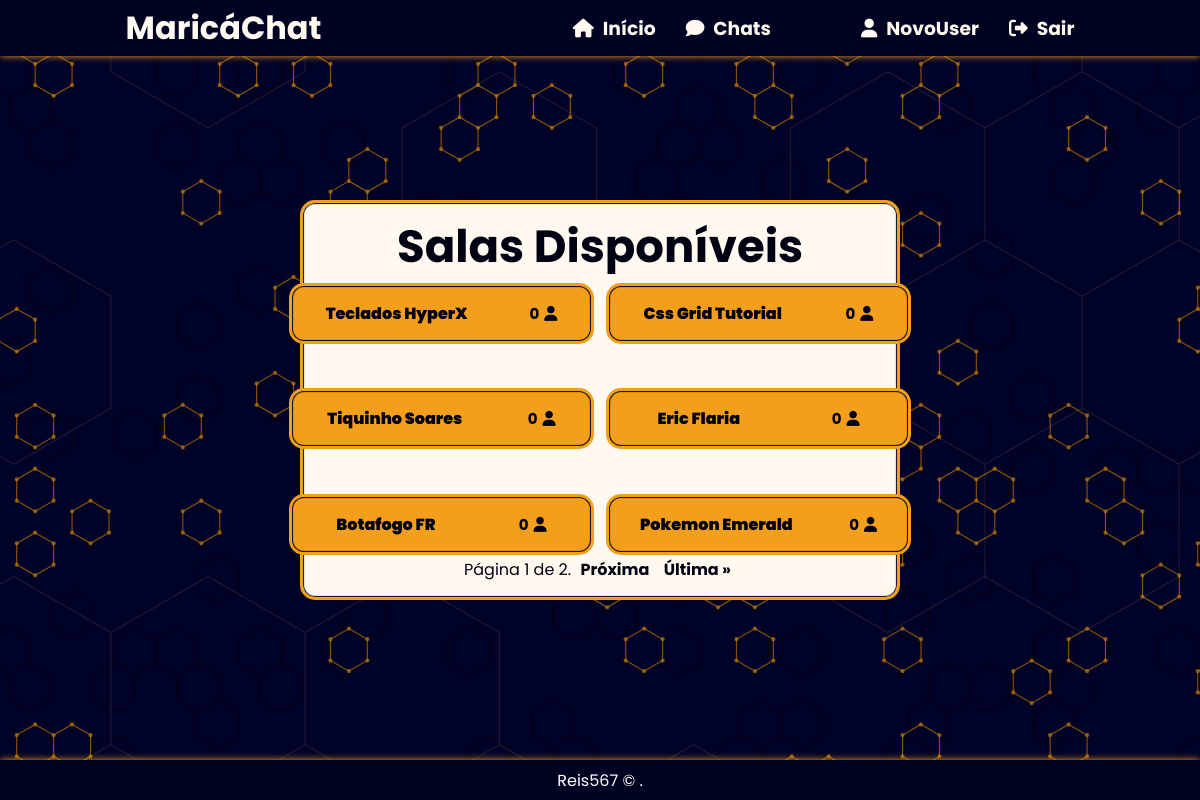
Screenshot of /chat/rooms/ (signed in) with the database file from the repository.
### chat/models.py (models this page shows, shortened)
class Room(models.Model):
    class Meta:
        verbose_name = 'Sala'
        verbose_name_plural = 'Salas'
    name = models.CharField(max_length=20)
    slug = models.SlugField(max_length=50)
    users = models.ManyToManyField(User)
    def get_user_count(self):
        return self.users.count()

### chat/views.py (the view)
# urls.py: path('rooms/', views.rooms, name='rooms'),
@login_required
def rooms(request):
    room_list = Room.objects.all().order_by('-pk')
    items_per_page = 6
    paginator = Paginator(room_list, items_per_page)
    page = request.GET.get('page')
    try:
        rooms = paginator.page(page)
    except PageNotAnInteger:
        rooms = paginator.page(1)
    except EmptyPage:
        rooms = paginator.page(paginator.num_pages)
    return render(request, 'rooms.html', {'rooms': rooms})

### templates/rooms.html (shortened to what this page needs)
{% extends "base.html" %}
{% block content %}
<section class="chats">
    <div class="chats-content">
        <div class="chats-title">
            <h1>Salas Disponíveis</h1>
        </div>
        <div class="chats-buttons">
            {% if user.is_authenticated %}
                    {% for room in rooms %}
                        <button onclick="window.location.href = '{% url 'room' room.slug %}'" class="chats-button">
                            <span>
                                <h1>{{ room.name }}</h1>
                                <p>{{room.get_user_count}}<i class="fa-solid fa-user"></i></p>
                            </span>
                        </button>
                    {% endfor %}
            {% endif %}
        </div>
        <div class="pagination">
            <span class="step-links">
                <span class="current-page">
                    Página {{ rooms.number }} de {{ rooms.paginator.num_pages }}.
                </span>
                {% if rooms.has_next %}
                    <a class="pagination-proxima btn-pagination" href="?page={{ rooms.next_page_number }}">Próxima</a>
                    <a class="pagination-ultima btn-pagination" href="?page={{ rooms.paginator.num_pages }}">Última &raquo;</a>
                {% endif %}
            </span>
        </div>
    </div>
</section>
{% endblock %}

### templates/base.html (shortened to what this page needs)
{% load static %}
<!DOCTYPE html>
    <html>
    <head>
        <link rel="stylesheet"  href="{% static 'css/reset.css' %}">
        <link rel="stylesheet"  href="{% static 'css/style.css' %}">
    </head>
    <body>
        <header>
            <h1>
                <a href="{% url 'home' %}">MaricáChat</a></h1>
            <nav>
                <h3>
                    <a href="{% url 'home' %}">
                        <i class="icon-h fa-solid fa-house"></i>  Início</a>
                </h3>
                <h3>
                    <a href="{% url 'rooms' %}">
                        <i class="icon-h fa-solid fa-comment"></i>  Chats</a>
                </h3>
                <div class="nav-auth">
                    {% if user.is_authenticated %}
                        <div class="user-is-auth">
                            <h3>
                                <a href="#">
                                    <i class="icon-h fa-solid fa-user"></i>
                                    {{user.username}}
                                </a>
                            </h3>
                            <h3>
                                <a href="{% url 'logout' %}">
                                 <i class="icon-h fa-solid fa-right-from-bracket"></i>  Sair</a>
                            </h3>
                        </div>
                    {% endif %}
                </div>
            </nav>
        </header>
            {% block content %}{% endblock %}
        <footer class="footer">
            <p><a href="https://github.com/reis567" target="_blank">Reis567</a> &copy; {{ year }}.</p>
        </footer>
    </body>
    </html>

### static/css/style.css (style rules this page uses)
:root { --prim-cl: #050850; --prim-stgr:#000222; --sec-cl: #F49F1C; --sec-stgr: #fbbd5f; --black:#000112; --white:#fff9f0; --ylw-shd: 0px 0px 10px var(--sec-cl); --ylw-shd-ltr: 0px 0px 7px var(--sec-cl); }
body { background-image: url('/static/img/bg.svg'); background-size: cover; width: 100%; height: 100%; font-family: 'Poppins', sans-serif; }
header { position: fixed; top: 0; width: 100%; height: 7vh; display: flex; justify-content: space-around; align-items: center; background-color: var(--prim-stgr); color: var(--white); box-shadow: var(--ylw-shd-ltr); }
header nav { display: flex; justify-content: space-around; gap: 30px; }
header a { color: var(--white); transition: .5s; }
.icon-h { margin-right: 5px; color: var(--white); transition: .5s; }
nav .nav-auth { display: flex; justify-content: space-around; gap: 30px; }
.user-is-auth { padding-left: 60px; display: flex; justify-content: space-around; gap: 30px; }
.footer { position: fixed; bottom: 0; width: 100%; height: 5vh; background-color: var(--prim-stgr); display: flex; justify-content: center; align-items: center; color: white; box-shadow: var(--ylw-shd-ltr); }
.footer a { color: white; transition: .5s; }
.chats { height: 100vh; width: 100vw; display: flex; justify-content: center; align-items: center; }
.chats-content { width: 50%; height: 50%; background-color: var(--white); display: flex; justify-content: space-between; align-items: center; flex-direction: column; color: var(--black); border: 3px solid var(--sec-cl); border-radius: 15px; box-shadow: var(--ylw-shd); box-shadow: inset 0 0 1px 1px var(--black); }
.chats-title { font-size: 30px; font-weight: bold; margin-top: 10px; }
.chats-buttons { max-width: 800px; width: 100%; height: 100%; gap: 40px; display: grid; grid-template-columns: repeat(auto-fill, minmax(200px, 1fr)); align-items: center; justify-items: center; }
.chats-buttons button { color: var(--black); cursor: pointer; background: var(--sec-cl); padding: 15px; width: 110%; border-radius: 15px; border: 3px solid transparent; font-weight: bolder; box-shadow: inset 0 0 1px 1px var(--black); }
.chats-buttons button span { display: flex; align-items: center; justify-content: space-around; }
.chats-buttons button span h1 { font-size: 16px; margin-right: 25px; font-weight: bolder; text-transform: capitalize; }
.chats-buttons button span p { font-size: 15px; }
.chats-buttons i { margin-left: 5px; font-size: 15px; }
.pagination { display: flex; justify-content: space-between; margin-bottom: 15px; }
.btn-pagination { margin-left: 5px; margin-right: 5px; color: var(--black); font-weight: bold; }

### rows the page displays
Room: name "Teclados HyperX", get_user_count "0"
Room: name "Css Grid Tutorial", get_user_count "0"
Room: name "Tiquinho Soares", get_user_count "0"
Room: name "Eric Flaria", get_user_count "0"
Room: name "Botafogo FR", get_user_count "0"
Room: name "Pokemon Emerald", get_user_count "0"

### other values shown
{{ user.username }} "NovoUser"
{{ rooms.number }} "1"
{{ rooms.paginator.num_pages }} "2"
